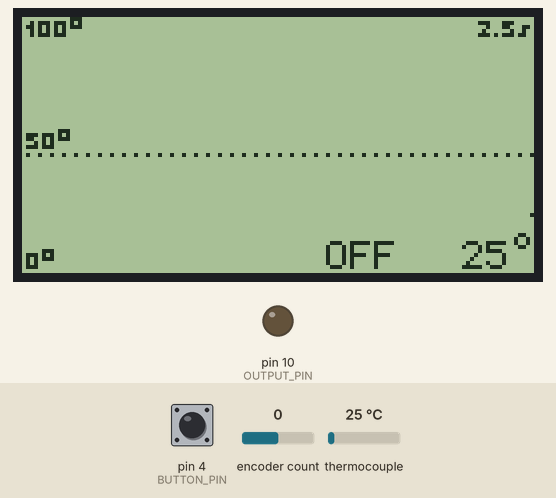
This program was run on a simulated Arduino Nano, built with avr-gcc and run on an emulated ATmega328P. Shown: 128×64 one-colour display, output pins drawn as LEDs (lit = HIGH). Dashed ring = blinking. The test bench sets the inputs (shaded band); at power-on: pin 4 (BUTTON_PIN) LOW, thermocouple 25 °C, encoder count 0.

Above: at 1.9 s.
2.0 s: pin 4 (BUTTON_PIN) pulled HIGH for 0.15 s
At 2.28 s:
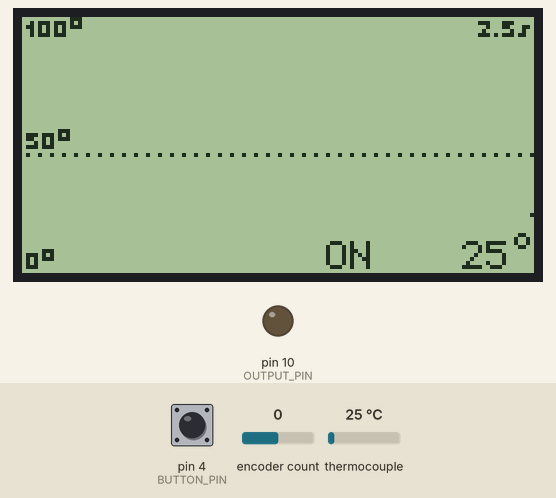
2.7 s: thermocouple set to 75 °C
At 4.3 s:
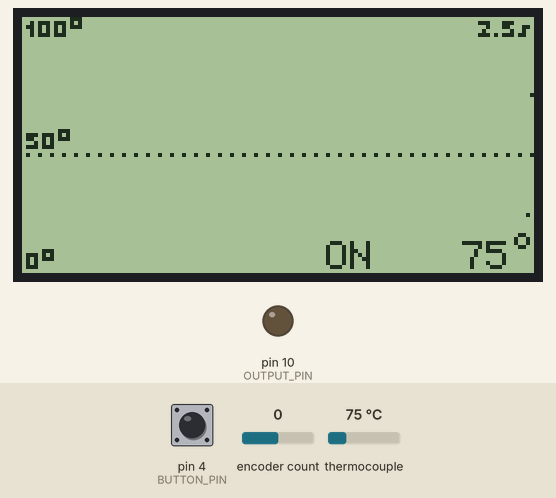
5.7 s: encoder count set to 1
At 7.1 s:
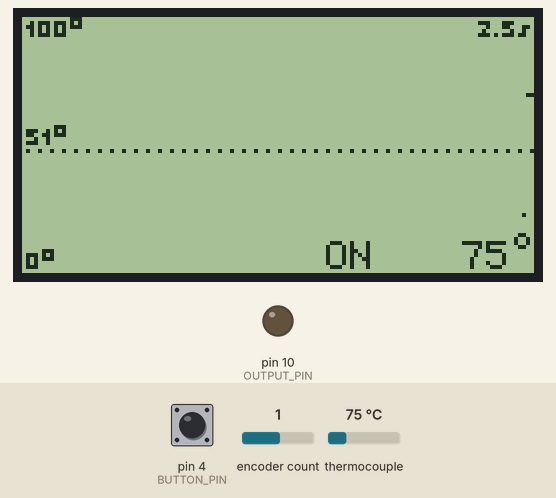
8.7 s: thermocouple set to 47 °C
At 9.4 s:
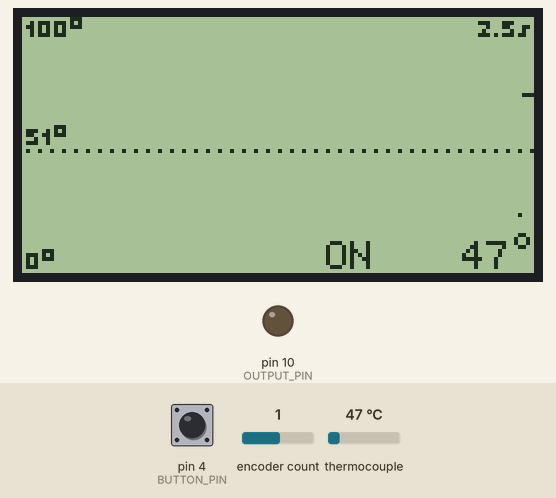
11.7 s: thermocouple set to 42 °C
At 13.3 s:
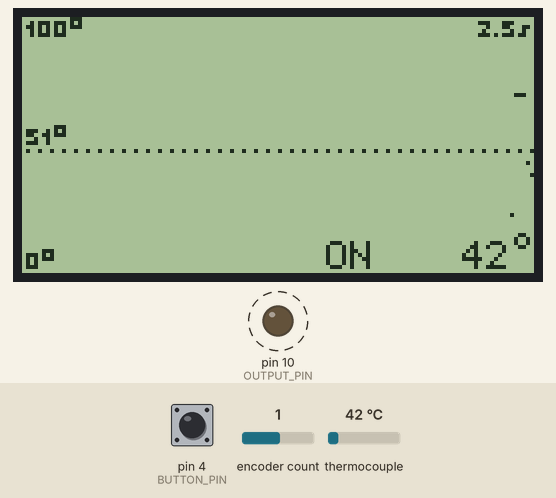
13.4 s: pin 4 (BUTTON_PIN) pulled HIGH for 1 s
At 14.7 s:
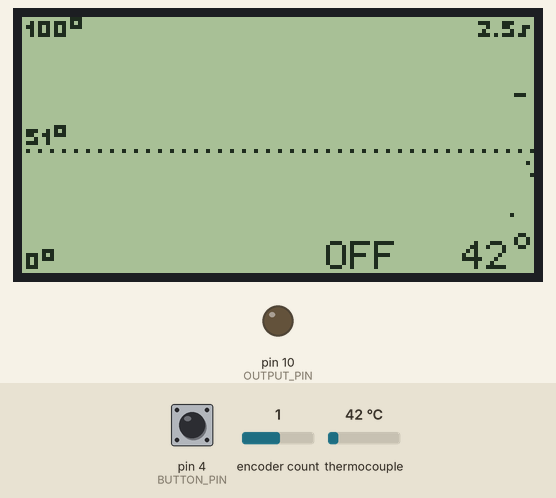
Timing chart, 0 to 16.4 s (numbered marks = the images above; inputs shaded):
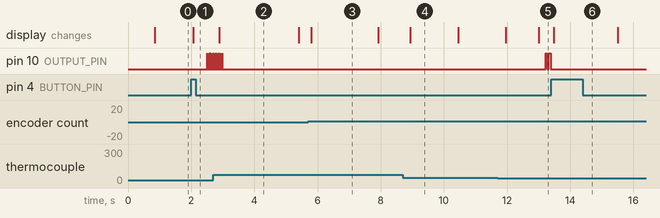

Measured:
- the behaviour switches between 45 and 44 °C on thermocouple (found by bisection; images 4 and 5)
- after the input at 2.0 s, pin 10 (OUTPUT_PIN): alternates HIGH for 0.01 s and LOW for 0.06 s, starting after 0.50 s; the display: changes after 0.06 s (image 1)
- after the input at 2.7 s, pin 10 (OUTPUT_PIN): goes on until 3.0 s, then stays LOW
- after the input at 5.7 s, the display: changes after 0.10 s (image 3)
- after the input at 8.7 s, the display: changes after 0.24 s (image 4)
- after the input at 11.7 s, pin 10 (OUTPUT_PIN): alternates HIGH for 0.05 s and LOW for 0.05 s, starting after 1.5 s; the display: first changes after 0.27 s (image 5 shows a later state)
- after the input at 13.4 s, pin 10 (OUTPUT_PIN): stays LOW (without the input it goes to HIGH after 2.3 s); the display: changes after 0.09 s (image 6)

The program:

main.cpp
```cpp
#include <Arduino.h>
#include <AutoPID.h>
#include <DallasTemperature.h>
#include <Encoder.h>
#include <OneWire.h>
#include <PID_v1.h>
#include <U8g2lib.h>
#include <Wire.h>
#include <max6675.h>

#define DALLAS_READ_DELAY 500
#define SCREEN_REFRESH_DELAY 100

#define DALLAS_PIN 5
#define OUTPUT_PIN 10

// Controls
#define A_PIN 2
#define B_PIN 3
#define BUTTON_PIN 4

// PID
#define TIME_STEP 500
#define PULSE_WIDTH 25
#define KP .016
#define KI 0.0005
#define KD 0

#define DEFAULT_SETUP 50
#define MAX_TEMPERATURE 290

// visualization
unsigned int sampleInterval = 2500;

double temperature = 0, setPoint = DEFAULT_SETUP;
bool relayState = false;

// controls
Encoder enc(A_PIN, B_PIN);

U8G2_ST7920_128X64_F_HW_SPI u8g2(U8G2_R0, /* CS=*/9, /* reset=*/8);

// Dallas
OneWire oneWire(DALLAS_PIN);
DallasTemperature ds(&oneWire);

// // thermal couple
int thermoDO = A2;
int thermoCS = A1;
int thermoCLK = A0;

MAX6675 thermocouple(thermoCLK, thermoCS, thermoDO);

//input/output variables passed by reference, so they are updated automatically
AutoPIDRelay pid(&temperature, &setPoint, &relayState, PULSE_WIDTH, KP, KI, KD);

// timers
unsigned long lastTempUpdate;
unsigned long lastTempSample;
unsigned long lastScreenRefresh;

// temperatures
float dsTemperature = 0;

short tempSamples[128] = {};
byte sampleID = 0;

bool isValid();

//call repeatedly in loop, only updates after a certain time interval
//returns true if update happened
bool updateTemperature()
{
    if ((millis() - lastTempUpdate) > DALLAS_READ_DELAY) {
        lastTempUpdate = millis();

        //dsTemperature = ds.getTempCByIndex(0);
        //ds.requestTemperatures();
        //temperature = dsTemperature;

        temperature = thermocouple.readCelsius();

        if ((millis() - lastTempSample) > sampleInterval) {
            lastTempSample = millis();

            tempSamples[sampleID] = round(temperature * 10);

            sampleID++;
            if (sampleID >= 128) {
                sampleID = 0;
            }
        }

        return true;
    }

    return false;
}

// updates screen
bool updateScreen()
{
    if ((millis() - lastScreenRefresh) > SCREEN_REFRESH_DELAY) {
        lastScreenRefresh = millis();

        u8g2.clearBuffer();

        char buf[13];

        // current value
        sprintf(buf, "%d\xb0", round(temperature));

        u8g2.setFont(u8g2_font_6x12_tf);
        u8g2.drawStr(127 - u8g2.getStrWidth(buf), 63, buf);

        if (pid.isStopped()) {
            u8g2.drawStr(76, 63, "OFF");
        } else {
            u8g2.drawStr(76, 63, "ON");
        }

        // secondary values
        u8g2.setFont(u8g2_font_u8glib_4_tf);

        switch (sampleInterval) {
        case 10000:
            u8g2.drawStr(117, 5, "10s");
            break;

        case 5000:
            u8g2.drawStr(121, 5, "5s");
            break;

        case 2500:
            u8g2.drawStr(114, 5, "2.5s");
            break;

        case 1000:
            u8g2.drawStr(121, 5, "1s");
            break;

        default:
            break;
        }

        // todo: rewrite

        // detecting max value
        short maxTemp = setPoint * 10, minTemp = -100;
        for (int i = 0; i < 128; i++) {
            if (tempSamples[i] <= maxTemp) {
                if (tempSamples[i] < minTemp && tempSamples[i] != NAN && tempSamples[i] != 0) {
                    minTemp = tempSamples[i];
                }

                continue;
            }

            maxTemp = tempSamples[i];
        }

        // calculating the projection
        maxTemp = (maxTemp / 10);
        minTemp = (minTemp / 10);

        short maxValue = 300, minValue = 0;

        if (maxTemp < 100) {
            maxValue = ceil((maxTemp + 60) / 50) * 50;
        } else {
            maxValue = ceil((maxTemp + 100) / 50) * 50;
        }

        // adjusting the projection
        float div = 10.0 * (maxValue - minValue) / 60;

        sprintf(buf, "%d\xb0", maxValue);
        u8g2.drawStr(1, 5, buf);

        // lowest value
        sprintf(buf, "%d\xb0", minValue);
        u8g2.drawStr(1, 63, buf);

        // temp values written as in cyclic buffer, we have to read from end to the beginning of it
        for (int i = sampleID; i < 128; i++) {
            u8g2.drawPixel(i - sampleID, 64 - round(float(tempSamples[i] - minValue * 10) / div));
        }

        if (sampleID > 0) {
            for (int i = sampleID; i >= 0; i--) {
                u8g2.drawPixel(128 - sampleID + i, 64 - round(float(tempSamples[i] - minValue * 10) / div));
            }
        }

        // todo: setPoint
        for (int i = 0; i < 43; i++) {
            u8g2.drawPixel(i * 3 + 1, 64 - round(float(setPoint * 10 - minValue * 10) / div));
        }

        sprintf(buf, "%d\xb0", round(setPoint));
        u8g2.drawStr(1, 64 - round(float(setPoint * 10 - minValue * 10) / div) - 1, buf);

        //sprintf(buf, "P: %u", round(pid.getPulseValue()*100));
        //u8g2.drawStr(16, 63, buf);

        u8g2.sendBuffer();

        return true;
    }

    return false;
}

// SETUP
void setup(void)
{
    for (int i = 0; i < 128; i++) {
        tempSamples[i] = 0;
    }

    enc.write(setPoint * 4);
    pid.stop();

    u8g2.begin();
    u8g2.setBusClock(1000000);

    pinMode(OUTPUT_PIN, OUTPUT);
    digitalWrite(OUTPUT_PIN, LOW);

    pinMode(A_PIN, INPUT_PULLUP);
    pinMode(B_PIN, INPUT_PULLUP);

    pinMode(BUTTON_PIN, INPUT);

    ds.begin();
    ds.requestTemperatures();
    while (!updateTemperature()) { }

    tempSamples[0] = round(temperature * 10);
    sampleID++;

    // set PID update interval to 250ms
    pid.setTimeStep(TIME_STEP);
}

bool buttonPressed = false;

void togglePID()
{
    if (pid.isStopped()) {
        pid.run();
    } else {
        pid.stop();
        digitalWrite(OUTPUT_PIN, LOW);
    }
}

void updateControls()
{
    if (digitalRead(BUTTON_PIN) == HIGH && !buttonPressed) {
        // todo: modes
        togglePID();
        buttonPressed = true;
    }

    if (digitalRead(BUTTON_PIN) == LOW) {
        buttonPressed = false;
    }

    long newSetPoint = enc.read();
    if (setPoint != newSetPoint / 4) {
        setPoint = newSetPoint / 4;
    }
}

// MAIN LOOP
void loop(void)
{
    updateTemperature();
    updateScreen();
    updateControls();

    if (!pid.isStopped()) {
        pid.run();
    }

    if (isValid()) {
        digitalWrite(OUTPUT_PIN, relayState);
    } else {
        digitalWrite(OUTPUT_PIN, LOW);
    }
}

bool isValid()
{
    if (temperature <= 0 || temperature > MAX_TEMPERATURE || temperature == NAN) {
        return false;
    }

    return true;
}
```
